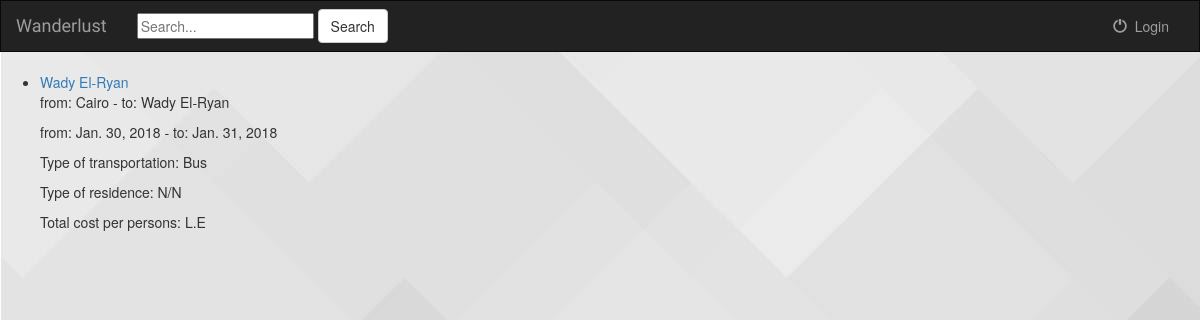
Page /Wanderlust/ on the earlier database version.
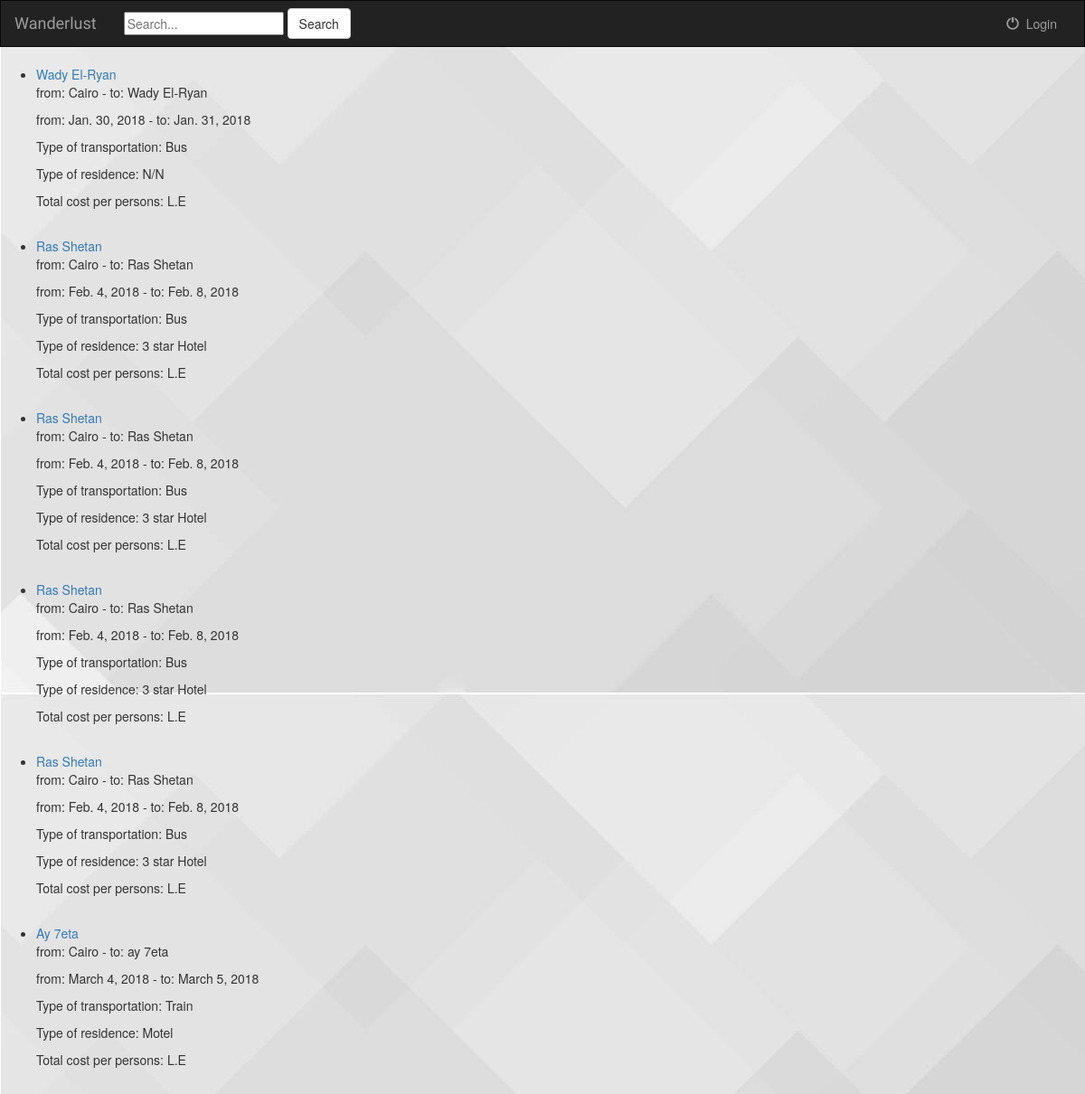
Same page on the later database version.
### trips/models.py (models this page shows, shortened)
class Trip(models.Model):
    name = models.CharField(max_length=250)
    origin = models.CharField(max_length=50, default="Cairo")
    destination = models.CharField(max_length=50)
    departing_date = models.DateField()
    returning_date = models.DateField()
    transportstion = models.CharField(max_length=10, choices=trans_Choices)
    residence = models.CharField(max_length=20, choices=residence_Choices)
    adult_price = models.PositiveSmallIntegerField(default=0)
    kid_price = models.PositiveSmallIntegerField(default=0)
    capacity = models.PositiveSmallIntegerField(default=0)
    reservation = models.ManyToManyField(User, blank=True)
    trip_image1 = models.FileField(default='', blank=True)
    trip_image2 = models.FileField(default='', blank=True)
    trip_image3 = models.FileField(default='', blank=True)
    def check_time(self):
        date_today = date.today()
        if  date_today <= self.departing_date :
            return True
        else:
            return False

### trips/views.py (the view)
class IndexView(generic.ListView):
    template_name = 'trips/index.html'
    context_object_name = 'all_trips'
    def get_queryset(self):
        query = self.request.GET.get('q')
        if query:
            return Trip.objects.filter(
                Q(name__icontains=query) |
                Q(destination__icontains=query)
            )
        else:
            return Trip.objects.all()

### trips/templates/trips/index.html
{%  extends 'trips/base.html' %}
{%  block body %}
    <div>
        <ul>
            {% for trip in all_trips %}
                {%  if trip.check_time %}
                 <li>
                     <a href = "{% url 'trips:detail' trip.id %}"> {{ trip.name }}</a>
                     <p>from: {{ trip.origin  }} - to: {{ trip.destination  }}</p>
                     <p>from: {{ trip.departing_date  }} - to: {{ trip.returning_date  }}</p>
                     <p>Type of transportation: {{ trip.get_transportstion_display }} </p>
                     <p>Type of residence: {{ trip.get_residence_display }} </p>
                     <p>Total cost per persons: {{ trip.price }} L.E</p>
                 <br>
                 </li>
                {% endif %}
            {%  endfor %}
        </ul>
    </div>
{%  endblock %}

### trips/templates/trips/base.html (shortened to what this page needs)
<!DOCTYPE html>
<html lang="en">
<head>
{% load widget_tweaks %}
{%  load staticfiles %}
    <link rel="stylesheet" href="https://maxcdn.bootstrapcdn.com/bootstrap/3.3.6/css/bootstrap.min.css">
    <link rel="stylesheet" type="text/css" href="{% static 'trips/style.css' %}"/>
</head>
<body>
    <nav class="navbar navbar-inverse" style="border-radius: 0">
    <div class="container-fluid">
        <div class="navbar-header">
          <a class="navbar-brand" style="font-family: 'Satisfy', cursive "  href="{% url 'trips:index' %}">Wanderlust</a>
        </div>
        <div class = "collapse navbar-collapse" id="topNavBar">
            <form class="navbar-form navbar-left" role="search" method="get" action="#">
                <div class="form-group"> <input class="searchfield"  name="q" type="text" value="{{ request.GET.q }}" placeholder="Search..."/> </div>
                <button type="submit" class="btn btn-default">Search</button>
            </form>
            <ul class="nav navbar-nav navbar-right" >
                {%  if user.is_active %}
                <li class="">
                    <a href="{% url 'trips:logout' %}"><span class="glyphicon glyphicon-off" aria-hidden="true"></span>&nbsp; {{ user.username }} : Log out </a>
                </li>
                {% else %}
                 <li class="">
                    <a href="{% url 'trips:login' %}"><span class="glyphicon glyphicon-off" aria-hidden="true"></span>&nbsp; Login </a>
                </li>
                {% endif %}
            </ul>
        </div>
    </div>
</nav>
{%  block body %}
{%  endblock %}
</body>
</html>

### trips/static/style.css (style rules this page uses)
body { background: white url("images/background.jpg"); }

Differences in the rows shown:
added Trip: name "Ras Shetan", origin "Cairo", destination "Ras Shetan", departing_date "Feb. 4, 2018", returning_date "Feb. 8, 2018", transportstion "Bus", residence "3 star Hotel"
added Trip: name "Ras Shetan", origin "Cairo", destination "Ras Shetan", departing_date "Feb. 4, 2018", returning_date "Feb. 8, 2018", transportstion "Bus", residence "3 star Hotel"
added Trip: name "Ras Shetan", origin "Cairo", destination "Ras Shetan", departing_date "Feb. 4, 2018", returning_date "Feb. 8, 2018", transportstion "Bus", residence "3 star Hotel"
added Trip: name "Ras Shetan", origin "Cairo", destination "Ras Shetan", departing_date "Feb. 4, 2018", returning_date "Feb. 8, 2018", transportstion "Bus", residence "3 star Hotel"
added Trip: name "Ay 7eta", origin "Cairo", destination "ay 7eta", departing_date "March 4, 2018", returning_date "March 5, 2018", transportstion "Train", residence "Motel"
